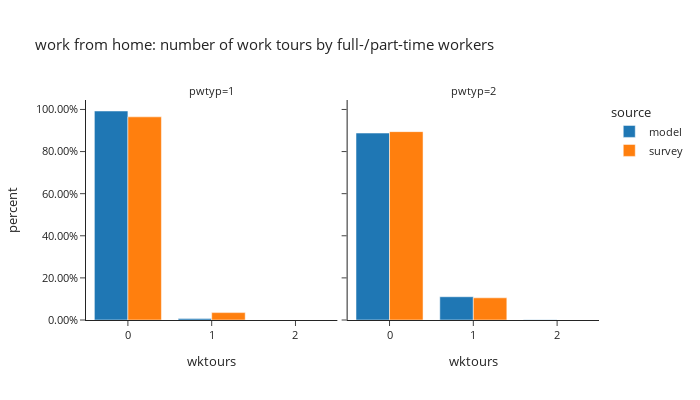

Here is the notebook cell this chart was saved with:
### Code cell
_df = workers[workers['worker_type']=="wfh"].groupby(['source','pwtyp','wktours'])['pdexpfac'].sum().reset_index()
_df['percent'] = _df.groupby(['source','pwtyp'], group_keys=False)['pdexpfac'].apply(lambda x: x / float(x.sum()))

fig = px.bar(_df, x='wktours', y="percent", custom_data=['pdexpfac'],
             facet_col="pwtyp",color="source",
             barmode="group",template="simple_white",
             title="work from home: number of work tours by full-/part-time workers")
# fig.for_each_annotation(lambda a: a.update(text = a.text.split("=")[-1]))
fig.update_traces(hovertemplate="share of workers: %{y:.2%}<br>" +
                                "worker counts: %{customdata[0]:.0f}",)
fig.update_layout(height=400, width=700, font=dict(size=11),
                  yaxis_tickformat = '.2%')
fig.show()

### Figure 1 — Plotly figure (JSON) as saved in the notebook; plotly's stock layout.template omitted (floating-point values rounded to 4 significant figures)
{"data": [{"alignmentgroup": "True", "customdata": [[2710], [20]], "hovertemplate": "share of workers: %{y:.2%}<br>worker counts: %{customdata[0]:.0f}", "legendgroup": "model", "marker": {"color": "#1F77B4", "pattern": {"shape": ""}}, "name": "model", "offsetgroup": "model", "orientation": "v", "showlegend": true, "textposition": "auto", "type": "bar", "x": [0, 1], "xaxis": "x", "y": [0.9927, 0.007326], "yaxis": "y"}, {"alignmentgroup": "True", "customdata": [[5310], [660], [10]], "hovertemplate": "share of workers: %{y:.2%}<br>worker counts: %{customdata[0]:.0f}", "legendgroup": "model", "marker": {"color": "#1F77B4", "pattern": {"shape": ""}}, "name": "model", "offsetgroup": "model", "orientation": "v", "showlegend": false, "textposition": "auto", "type": "bar", "x": [0, 1, 2], "xaxis": "x2", "y": [0.888, 0.1104, 0.001672], "yaxis": "y2"}, {"alignmentgroup": "True", "customdata": [[152300.0], [5539.0]], "hovertemplate": "share of workers: %{y:.2%}<br>worker counts: %{customdata[0]:.0f}", "legendgroup": "survey", "marker": {"color": "#FF7F0E", "pattern": {"shape": ""}}, "name": "survey", "offsetgroup": "survey", "orientation": "v", "showlegend": true, "textposition": "auto", "type": "bar", "x": [0, 1], "xaxis": "x", "y": [0.9649, 0.03511], "yaxis": "y"}, {"alignmentgroup": "True", "customdata": [[53480.0], [6296.0]], "hovertemplate": "share of workers: %{y:.2%}<br>worker counts: %{customdata[0]:.0f}", "legendgroup": "survey", "marker": {"color": "#FF7F0E", "pattern": {"shape": ""}}, "name": "survey", "offsetgroup": "survey", "orientation": "v", "showlegend": false, "textposition": "auto", "type": "bar", "x": [0, 1], "xaxis": "x2", "y": [0.8947, 0.1053], "yaxis": "y2"}], "layout": {"annotations": [{"font": {}, "showarrow": false, "text": "pwtyp=1", "x": 0.245, "xanchor": "center", "xref": "paper", "y": 1, "yanchor": "bottom", "yref": "paper"}, {"font": {}, "showarrow": false, "text": "pwtyp=2", "x": 0.755, "xanchor": "center", "xref": "paper", "y": 1, "yanchor": "bottom", "yref": "paper"}], "barmode": "group", "font": {"size": 11}, "height": 400, "legend": {"title": {"text": "source"}, "tracegroupgap": 0}, "title": {"text": "work from home: number of work tours by full-/part-time workers"}, "width": 700, "xaxis": {"anchor": "y", "domain": [0, 0.49], "title": {"text": "wktours"}}, "xaxis2": {"anchor": "y2", "domain": [0.51, 1], "matches": "x", "title": {"text": "wktours"}}, "yaxis": {"anchor": "x", "domain": [0, 1], "tickformat": ".2%", "title": {"text": "percent"}}, "yaxis2": {"anchor": "x2", "domain": [0, 1], "matches": "y", "showticklabels": false}}}
